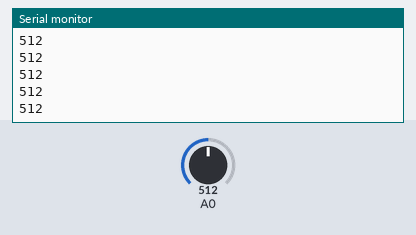
Bench run of a sketch on a simulated Arduino Uno, built with avr-gcc and run on an emulated ATmega328P. On the bench: the last lines printed to the serial monitor. The inputs (shaded band) are chosen by the test bench; at power-on: A0 = 512.

Above: at 1.2 s.
1.3 s: A0 set to 716
At 2.0 s:
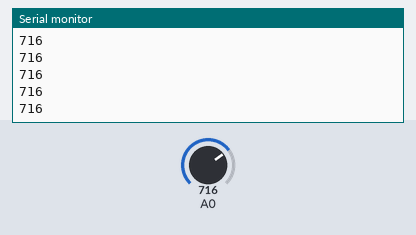
2.8 s: A0 set to 900
At 3.3 s:
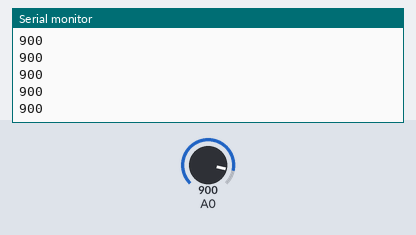
Timing chart, 0 to 5.8 s (numbered marks = the images above; inputs shaded):
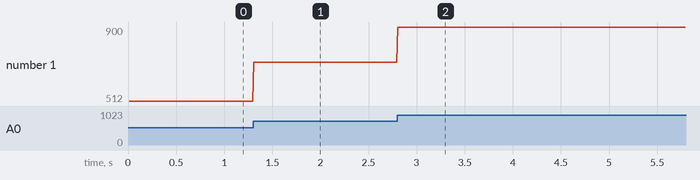

Measured:
- after the input at 1.3 s, the serial monitor: prints a new line at once (image 1)
- after the input at 2.8 s, the serial monitor: prints a new line at once (image 2)
- plotted number 1: 512 → 716 after the input at 1.3 s, 716 → 900 after the input at 2.8 s

The sketch:

Analogtell.ino
```cpp
#include <Pollable.h>
#include <AnalogInput.h>
#include <Poller.h>

class AnalogTell: public AnalogInput {
  void onSample() {
    Serial.println(lastValue);
  }
};

Pollable *pa[4];
Poller *pl;

void setup() {
  AnalogTell *at = new AnalogTell();
  at->init(A0,10);
  pa[0] = at;
  pa[1] = 0;
  pl = new Poller(pa);
  Serial.begin(9600);
}

void loop () {
  pl->loop();
}
```
